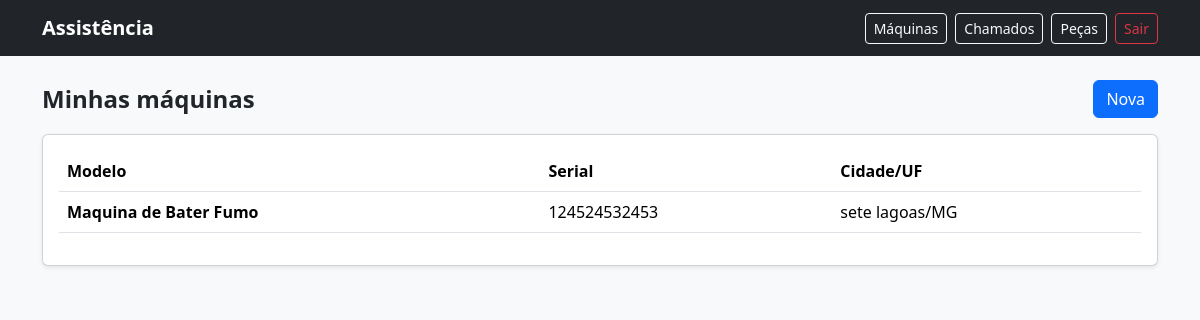
The app's page /assistencia/machines/ (signed in) with its own data.
### assistencia_app/models.py (models this page shows, shortened)
class Machine(models.Model):
    owner = models.ForeignKey(
        settings.AUTH_USER_MODEL,
        on_delete=models.CASCADE,
        related_name="machines",
    )
    model = models.ForeignKey(
        MachineModel,
        on_delete=models.PROTECT,
        related_name="machines",
    )
    serial = models.CharField(max_length=80, blank=True)
    city = models.CharField(max_length=80, blank=True)
    uf = models.CharField(max_length=2, blank=True)
    purchase_date = models.DateField(null=True, blank=True)
    notes = models.TextField(blank=True)
    class Meta:
        ordering = ["-id"]
        verbose_name = "Máquina"
        verbose_name_plural = "Máquinas"
        indexes = [
            models.Index(fields=["owner", "model"]),
            models.Index(fields=["serial"]),
        ]

class MachineModel(models.Model):
    CATEGORY_CORTE = "CORTE"
    CATEGORY_PRENSA = "PRENSA"
    CATEGORY_BATER_FUMO = "BATER_FUMO"
    CATEGORY_ELETRICA = "ELETRICA"
    CATEGORY_OUTROS = "OUTROS"
    CATEGORY_CHOICES = [
        (CATEGORY_CORTE, "Corte"),
        (CATEGORY_PRENSA, "Prensa"),
        (CATEGORY_BATER_FUMO, "Bater fumo"),
        (CATEGORY_ELETRICA, "Elétrica"),
        (CATEGORY_OUTROS, "Outros"),
    ]
    name = models.CharField(max_length=120)
    category = models.CharField(max_length=20, choices=CATEGORY_CHOICES, default=CATEGORY_OUTROS)
    description = models.TextField(blank=True)
    active = models.BooleanField(default=True)
    class Meta:
        ordering = ["category", "name"]
        verbose_name = "Modelo de Máquina"
        verbose_name_plural = "Modelos de Máquina"

### assistencia_app/views.py (the view)
# urls.py: path("machines/", machines_list, name="machines_list"),
@login_required
def machines_list(request):
    machines = Machine.objects.filter(owner=request.user).order_by("-id")
    return render(request, "assistencia/machines_list.html", {"machines": machines})

### core/models.py (called while the page is built)
    @classmethod
    def get_solo(cls):
        obj, created = cls.objects.get_or_create(pk=1)
        return obj

### templates/assistencia/machines_list.html
{% extends "assistencia/base.html" %}
{% block content %}
<div class="d-flex justify-content-between align-items-center mb-3">
  <h4 class="fw-bold m-0">Minhas máquinas</h4>
  <a class="btn btn-primary" href="{% url 'assistencia:machine_create' %}">Nova</a>
</div>
<div class="card shadow-sm">
  <div class="card-body">
    {% if machines %}
      <div class="table-responsive">
        <table class="table align-middle">
          <thead>
            <tr>
              <th>Modelo</th>
              <th>Serial</th>
              <th>Cidade/UF</th>
            </tr>
          </thead>
          <tbody>
          {% for m in machines %}
            <tr>
              <td class="fw-semibold">{{ m.model.name }}</td>
              <td>{{ m.serial|default:"-" }}</td>
              <td>{{ m.city|default:"-" }}/{{ m.uf|default:"-" }}</td>
            </tr>
          {% endfor %}
          </tbody>
        </table>
      </div>
    {% else %}
      <div class="text-muted">Nenhuma máquina cadastrada.</div>
    {% endif %}
  </div>
</div>
{% endblock %}

### records on screen
Machine: model.name "Maquina de Bater Fumo", serial "124524532453", city "sete lagoas", uf "MG"
